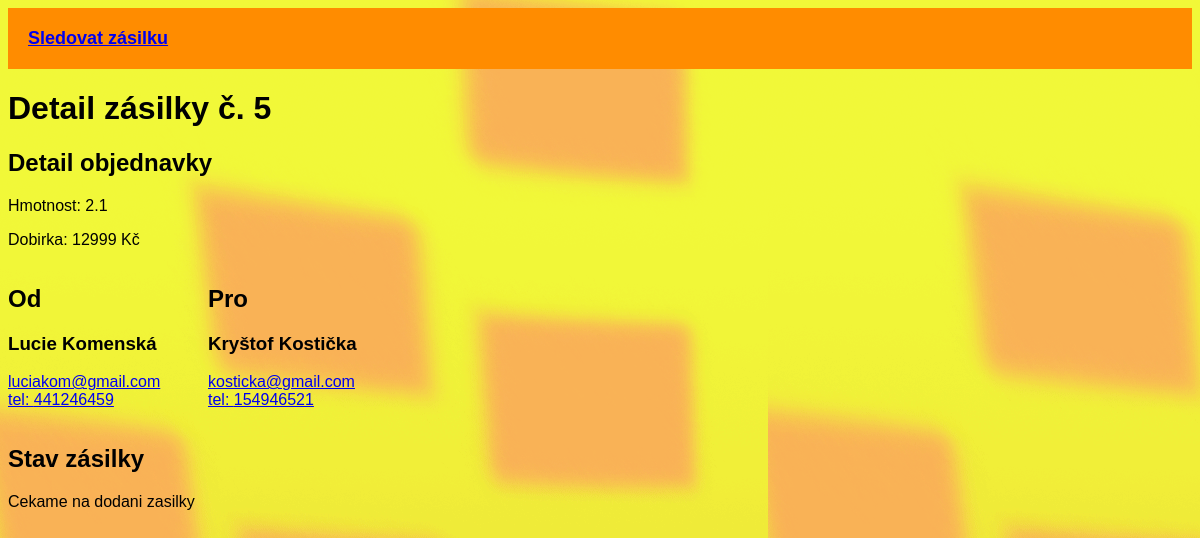
/kuryrni_sluzba/zasilka2.php?id=5, run on the app's committed database.
### tables this page shows
CREATE TABLE `zasilka` (
  `Id` int(11) NOT NULL,
  `Hmotnost` float NOT NULL,
  `Odesilatel` int(11) NOT NULL,
  `Prijemce` int(11) NOT NULL,
  `Podaci_misto` int(11) NOT NULL,
  `Dobirka` int(11) NOT NULL DEFAULT 0
);

CREATE TABLE `kontakty` (
  `Id` int(11) NOT NULL,
  `Prijmeni` varchar(80) NOT NULL,
  `Jmeno` varchar(80) NOT NULL,
  `Titul` varchar(14) NOT NULL,
  `Telefon` int(11) NOT NULL,
  `Email` varchar(80) NOT NULL,
  `Adresa` varchar(150) NOT NULL
);

### kuryrni_sluzba/conn.php (called while the page is built, shortened)
<?php
function fetchAssoc( $sql, $conn ){
    $result = mysqli_query( $conn, $sql );
    $pole = mysqli_fetch_array($result, MYSQLI_ASSOC);
    return $pole;
}

### kuryrni_sluzba/zasilka2.php (the view, shortened to what this page needs)
<?php include( "hlavicka.php" ); ?>
<?php
    $sql = "SELECT z.Id AS Id,
    z.Hmotnost AS Hmotnost,
    z.Dobirka AS Dobirka,
    od.Jmeno AS OdJmeno,
    od.Prijmeni AS OdPrijmeni,
    od.Telefon AS OdTelefon,
    od.Email AS OdEmail,
    pro.Jmeno AS ProJmeno,
    pro.Prijmeni AS ProPrijmeni,
    pro.Telefon AS ProTelefon,
    pro.Email AS ProEmail
    FROM zasilka AS z
    JOIN kontakty od ON od.Id = z.Odesilatel
    JOIN kontakty pro ON pro.Id = z.Prijemce
    JOIN adresy_mista AS a ON a.Id = z.Podaci_misto
    WHERE z.Id = ". $_GET["id"] ."
    GROUP BY z.Id
    ";
    $z = fetchAssoc($sql, $conn);
    $sql_ukony = "SELECT u.Typ as Typ,
    u.Datum_zahajeni as Datum,
    CONCAT('(', z.Typ, ') ', z.Adresa) as Z,
    do.Typ AS DoTyp,
    do.Adresa AS DoAdresa,
    u.Stav as Stav
    FROM zasilka_ukony AS zu
    JOIN ukony AS u ON u.Id = zu.Ukon_id
    JOIN adresy_mista AS z ON z.Id = u.Z_adresy
    JOIN adresy_mista AS do ON do.Id = u.Do_adresy
    WHERE zu.Zas_id = ". $_GET["id"] ."
    AND (u.Stav = 'aktivni' OR u.Stav = 'hotovy')
    GROUP BY u.Id
    ";
    $ukony = fetchAll($sql_ukony, $conn);
?>
    <h1>Detail zásilky č. <?php echo $_GET[ 'id' ] ?></h1>
    <div>
        <h2>Detail objednavky</h2>
        <p>
            Hmotnost: <?php echo $z["Hmotnost"] ?>
        </p>
        <p>
            Dobirka: <?php echo $z["Dobirka"] ?> Kč
        </p>
    </div>
    <div class="info">
        <div>
            <h2>Od</h2>
            <h3>
                <?php echo $z["OdJmeno"]." ".$z["OdPrijmeni"] ?>
            </h3>
            <p>
                <a href="mailto:<?php echo $z["OdEmail"] ?>">
                    <?php echo $z["OdEmail"] ?>
                </a>
                <br/>
                <a href="tel:<?php echo $z["OdTelefon"] ?>">
                    tel: <?php echo $z["OdTelefon"] ?>
                </a>
            </p>
        </div>
        <div>
            <h2>Pro</h2>
            <h3>
                <?php echo $z["ProJmeno"]." ".$z["ProPrijmeni"] ?>
            </h3>
            <p>
                <a href="mailto:<?php echo $z["ProEmail"] ?>">
                    <?php echo $z["ProEmail"] ?>
                </a>
                <br/>
                <a href="tel:<?php echo $z["ProTelefon"] ?>">
                    tel: <?php echo $z["ProTelefon"] ?>
                </a>
            </p>
        </div>
    </div>
    <h2>Stav zásilky</h2>
    <?php if(empty($ukony)): ?>
        <p>Cekame na dodani zasilky</p>
    <?php endif ?>
<?php include( "paticka.php" ); ?>

### kuryrni_sluzba/css/style.css (style rules this page uses)
body { background-image: url(../img/pozadi.png); }

### kuryrni_sluzba/zasilka2.php (style rules this page uses)
* { font-family: Arial; }
.info { display: grid; grid-template-columns: 200px 200px; }

### data on the page
zasilka: Hmotnost "2.1", Dobirka "12999", Odesilatel.Jmeno "Lucie", Odesilatel.Prijmeni "Komenská", Odesilatel.Email "luciakom@gmail.com", Odesilatel.Telefon "441246459", Prijemce.Jmeno "Kryštof", Prijemce.Prijmeni "Kostička", Prijemce.Email "kosticka@gmail.com", Prijemce.Telefon "154946521"

### other printed values
$_GET[ 'id' ] "5"
